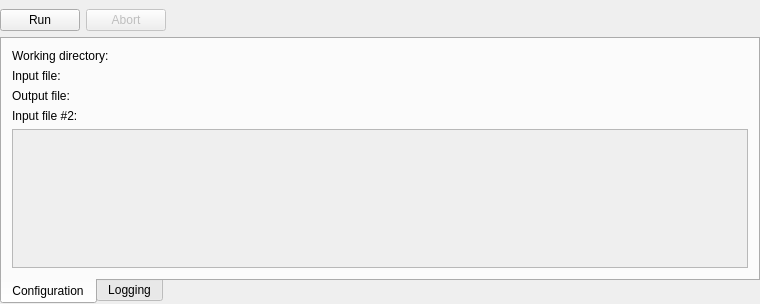
<?xml version="1.0" encoding="UTF-8"?>
<ui version="4.0">
 <class>ToolInstance</class>
 <widget class="QWidget" name="ToolInstance">
  <property name="geometry">
   <rect>
    <x>0</x>
    <y>0</y>
    <width>760</width>
    <height>304</height>
   </rect>
  </property>
  <property name="windowTitle">
   <string>Form</string>
  </property>
  <layout class="QVBoxLayout" name="verticalLayout">
   <property name="leftMargin">
    <number>0</number>
   </property>
   <property name="topMargin">
    <number>9</number>
   </property>
   <property name="rightMargin">
    <number>0</number>
   </property>
   <property name="bottomMargin">
    <number>0</number>
   </property>
   <item>
    <layout class="QHBoxLayout" name="horizontalLayout_2">
     <item>
      <widget class="QPushButton" name="btnRun">
       <property name="text">
        <string>Run</string>
       </property>
      </widget>
     </item>
     <item>
      <widget class="QPushButton" name="btnAbort">
       <property name="enabled">
        <bool>false</bool>
       </property>
       <property name="text">
        <string>Abort</string>
       </property>
      </widget>
     </item>
     <item>
      <widget class="QLabel" name="lblState">
       <property name="text">
        <string/>
       </property>
      </widget>
     </item>
     <item>
      <spacer name="horizontalSpacer_2">
       <property name="orientation">
        <enum>Qt::Horizontal</enum>
       </property>
       <property name="sizeHint" stdset="0">
        <size>
         <width>40</width>
         <height>20</height>
        </size>
       </property>
      </spacer>
     </item>
    </layout>
   </item>
   <item>
    <widget class="QTabWidget" name="tabWidget">
     <property name="tabPosition">
      <enum>QTabWidget::South</enum>
     </property>
     <property name="currentIndex">
      <number>0</number>
     </property>
     <widget class="QWidget" name="tabConfig">
      <property name="sizePolicy">
       <sizepolicy hsizetype="Expanding" vsizetype="Expanding">
        <horstretch>0</horstretch>
        <verstretch>0</verstretch>
       </sizepolicy>
      </property>
      <attribute name="title">
       <string>Configuration</string>
      </attribute>
      <layout class="QVBoxLayout" name="verticalLayout_3">
       <property name="leftMargin">
        <number>10</number>
       </property>
       <property name="topMargin">
        <number>10</number>
       </property>
       <property name="rightMargin">
        <number>10</number>
       </property>
       <property name="bottomMargin">
        <number>10</number>
       </property>
       <item>
        <layout class="QFormLayout" name="frmOptions">
         <property name="fieldGrowthPolicy">
          <enum>QFormLayout::FieldsStayAtSizeHint</enum>
         </property>
         <item row="0" column="0">
          <widget class="QLabel" name="lblDirectory">
           <property name="text">
            <string>Working directory:</string>
           </property>
          </widget>
         </item>
         <item row="0" column="1">
          <widget class="QLabel" name="lblDirectoryValue">
           <property name="sizePolicy">
            <sizepolicy hsizetype="Expanding" vsizetype="Preferred">
             <horstretch>0</horstretch>
             <verstretch>0</verstretch>
            </sizepolicy>
           </property>
          </widget>
         </item>
         <item row="1" column="0">
          <widget class="QLabel" name="lblFile">
           <property name="text">
            <string>Input file:</string>
           </property>
          </widget>
         </item>
         <item row="1" column="1">
          <widget class="QLabel" name="lblFileValue">
           <property name="text">
            <string/>
           </property>
          </widget>
         </item>
         <item row="2" column="0">
          <widget class="QLabel" name="lblFileOut">
           <property name="text">
            <string>Output file:</string>
           </property>
          </widget>
         </item>
         <item row="2" column="1">
          <widget class="QWidget" name="pckFileOut" native="true">
           <layout class="QVBoxLayout" name="verticalLayout_5">
            <property name="spacing">
             <number>0</number>
            </property>
            <property name="leftMargin">
             <number>0</number>
            </property>
            <property name="topMargin">
             <number>0</number>
            </property>
            <property name="rightMargin">
             <number>0</number>
            </property>
            <property name="bottomMargin">
             <number>0</number>
            </property>
           </layout>
          </widget>
         </item>
         <item row="3" column="0">
          <widget class="QLabel" name="lblFileIn">
           <property name="text">
            <string>Input file #2:</string>
           </property>
          </widget>
         </item>
         <item row="3" column="1">
          <widget class="QWidget" name="pckFileIn" native="true">
           <layout class="QVBoxLayout" name="verticalLayout_8">
            <property name="spacing">
             <number>0</number>
            </property>
            <property name="leftMargin">
             <number>0</number>
            </property>
            <property name="topMargin">
             <number>0</number>
            </property>
            <property name="rightMargin">
             <number>0</number>
            </property>
            <property name="bottomMargin">
             <number>0</number>
            </property>
           </layout>
          </widget>
         </item>
        </layout>
       </item>
       <item>
        <widget class="QScrollArea" name="scrollArea">
         <property name="widgetResizable">
          <bool>true</bool>
         </property>
         <widget class="QWidget" name="scrollWidget">
          <property name="geometry">
           <rect>
            <x>0</x>
            <y>0</y>
            <width>732</width>
            <height>94</height>
           </rect>
          </property>
         </widget>
        </widget>
       </item>
      </layout>
     </widget>
     <widget class="QWidget" name="tabLogging">
      <attribute name="title">
       <string>Logging</string>
      </attribute>
      <layout class="QVBoxLayout" name="verticalLayout_2">
       <item>
        <widget class="QTextEdit" name="edtOutput">
         <property name="tabChangesFocus">
          <bool>true</bool>
         </property>
         <property name="readOnly">
          <bool>true</bool>
         </property>
        </widget>
       </item>
       <item>
        <layout class="QHBoxLayout" name="horizontalLayout">
         <item>
          <widget class="QPushButton" name="btnClear">
           <property name="text">
            <string>Clear Output</string>
           </property>
          </widget>
         </item>
         <item>
          <spacer name="horizontalSpacer">
           <property name="orientation">
            <enum>Qt::Horizontal</enum>
           </property>
           <property name="sizeHint" stdset="0">
            <size>
             <width>40</width>
             <height>20</height>
            </size>
           </property>
          </spacer>
         </item>
         <item>
          <widget class="QPushButton" name="btnSave">
           <property name="text">
            <string>Save Output</string>
           </property>
          </widget>
         </item>
        </layout>
       </item>
      </layout>
     </widget>
    </widget>
   </item>
  </layout>
 </widget>
 <resources/>
 <connections/>
</ui>
